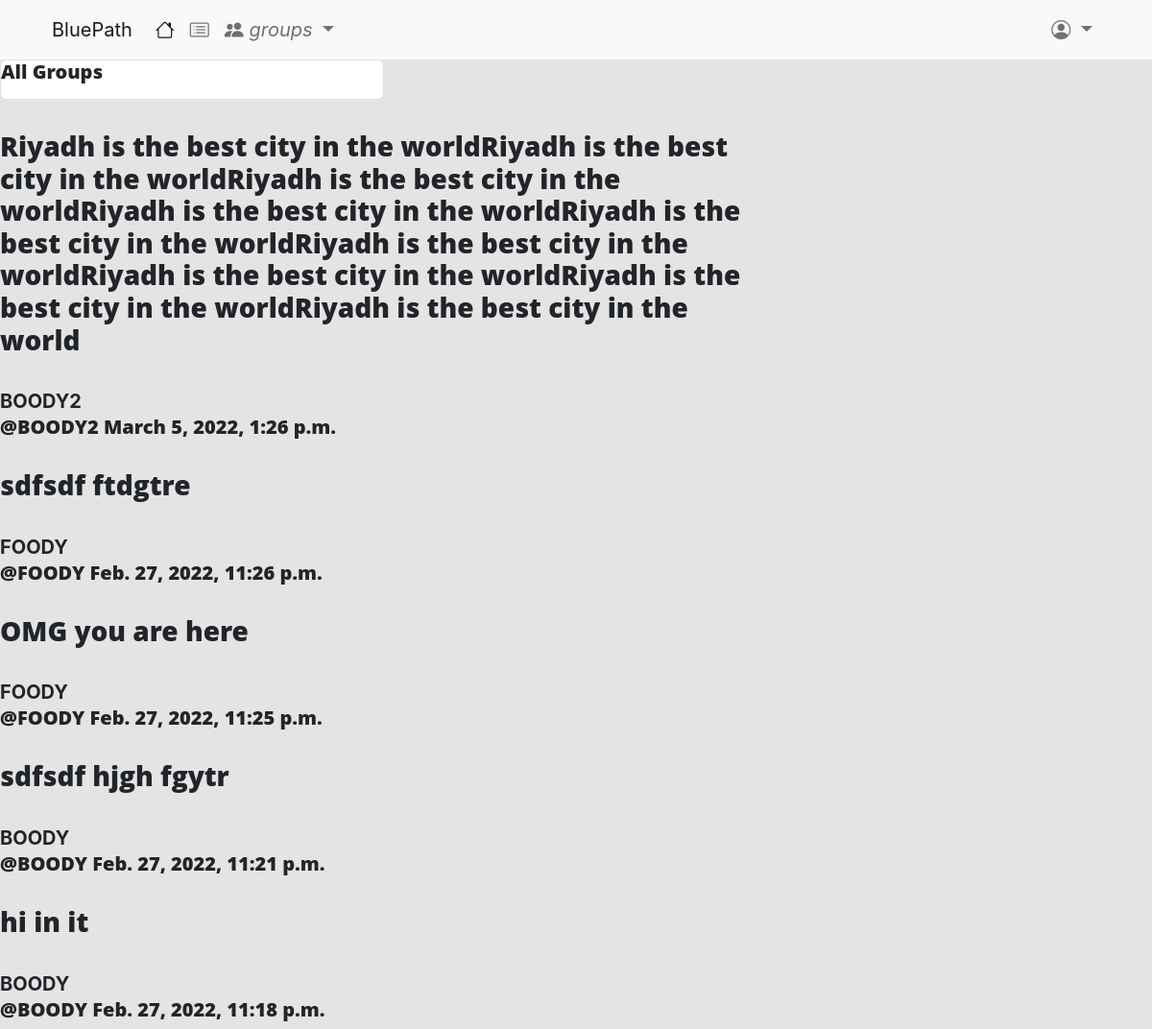
The app's page /posts/, older data.
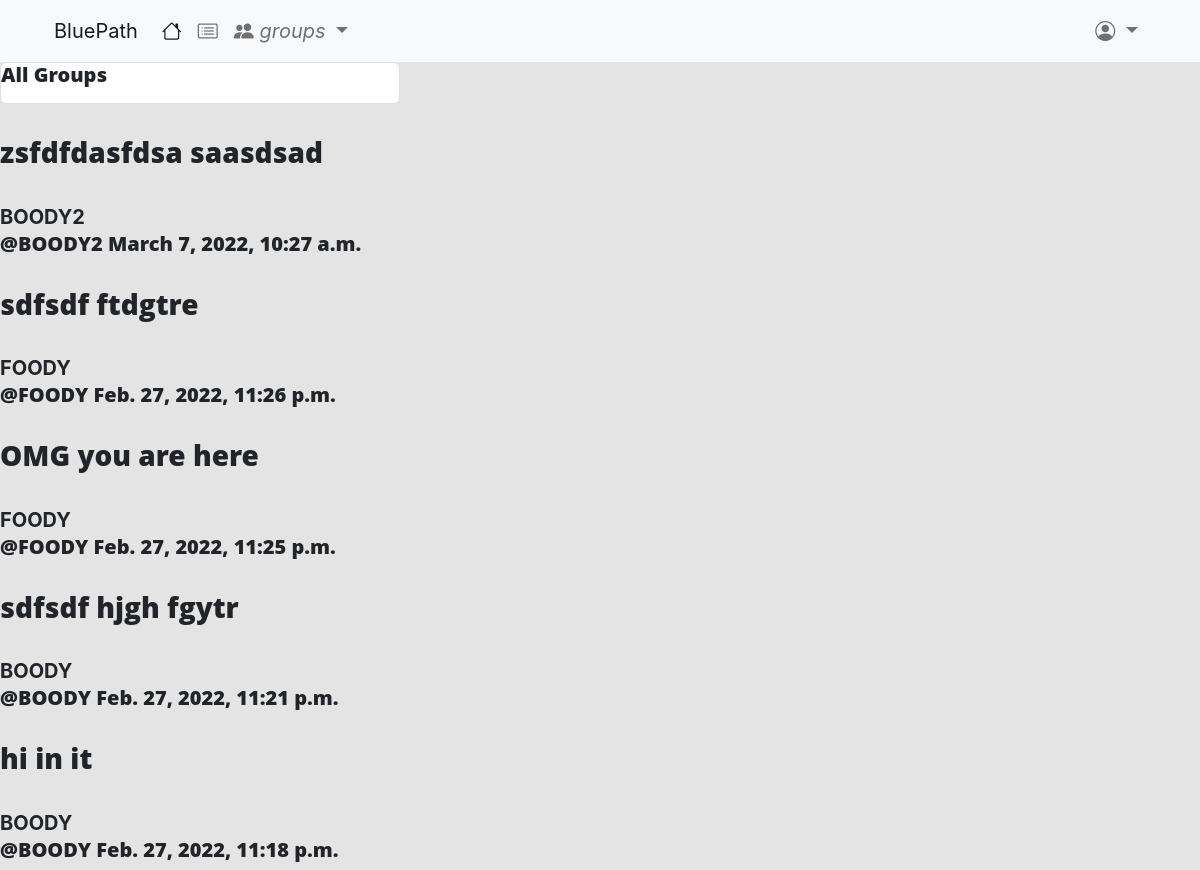
The same page, newer data.
### posts/models.py (models this page shows, shortened)
class Post(models.Model):
    user = models.ForeignKey(User, related_name='posts', on_delete=models.CASCADE)
    created_at = models.DateTimeField(auto_now=True)
    message = models.TextField()
    message_html = models.TextField(editable=False)
    group = models.ForeignKey(Group, related_name='posts', on_delete=models.CASCADE, null=True, blank=True )
    class Meta():
        ordering = ['-created_at']
        unique_together = ['user', 'message']

### posts/views.py (the view)
# urls.py: path('', views.PostList.as_view(), name='all'),
class PostList(SelectRelatedMixin, generic.ListView):
    model = models.Post
    select_related = ('user', 'group')

### posts/templates/posts/post_list.html (shortened to what this page needs)
<!DOCTYPE html>
{% extends 'posts/post_base.html' %}
{% load bootstrap5 %}
{% block body_blcok %}
    {% block prepost %}
        <div class="col-md-4">
            <div class="card card-with-shadow">
                <div class="content">
                    <h5 class="title">All Groups</h5>
                </div>
            </div>
        </div>
    {% endblock %}
    {% block post_content %}
        <div class="col-md-8">
            {% for post in post_list %}
                {% include 'posts/_post.html' %}
            {% endfor %}
        </div>
    {% endblock %}
{% endblock %}

### posts/templates/posts/_post.html (shortened to what this page needs)
<div class="post media">
    <h3>{{post.message_html|safe}}</h3>
    <div class="media-body">
        <strong>{{post.user.username}}</strong>
        <h5 class="media-heading">
            <span class="username">
                <a href="{% url 'posts:for_user' username=post.user.username %}">@{{post.user.username}}</a>
            </span>
            <time class="time">
                <a href="{% url 'posts:single' username=post.user.username pk=post.pk %}">{{post.created_at}}</a>
            </time>
        </h5>
    </div>
</div>

Row changes from the older to the newer data that the page shows:
removed Post: message_html "Riyadh is the best city in the worldRiyadh is the best city in the worldRiyadh is the best city in the worldRiyadh is the best city in the worldRiyadh is the best city in the worldRiyadh is the best city in the worldRiyadh is the best city in the worldRiyadh is the best city in the worldRiyadh is the best city in the world", user.username "BOODY2", created_at "March 5, 2022, 1:26 p.m."
added Post: message_html "zsfdfdasfdsa saasdsad", user.username "BOODY2", created_at "March 7, 2022, 10:27 a.m."
